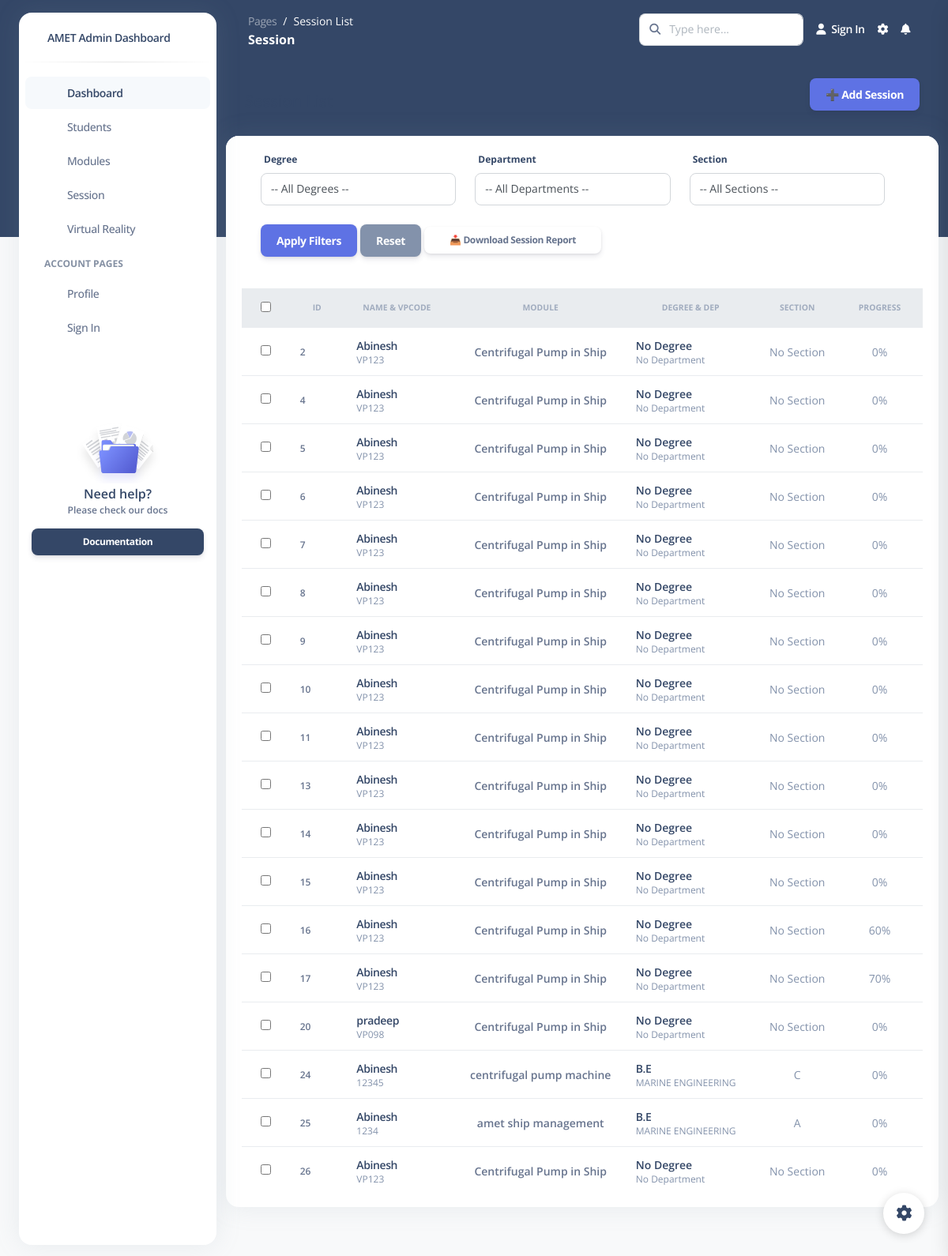
The page /sessions/ on the database as committed earlier.
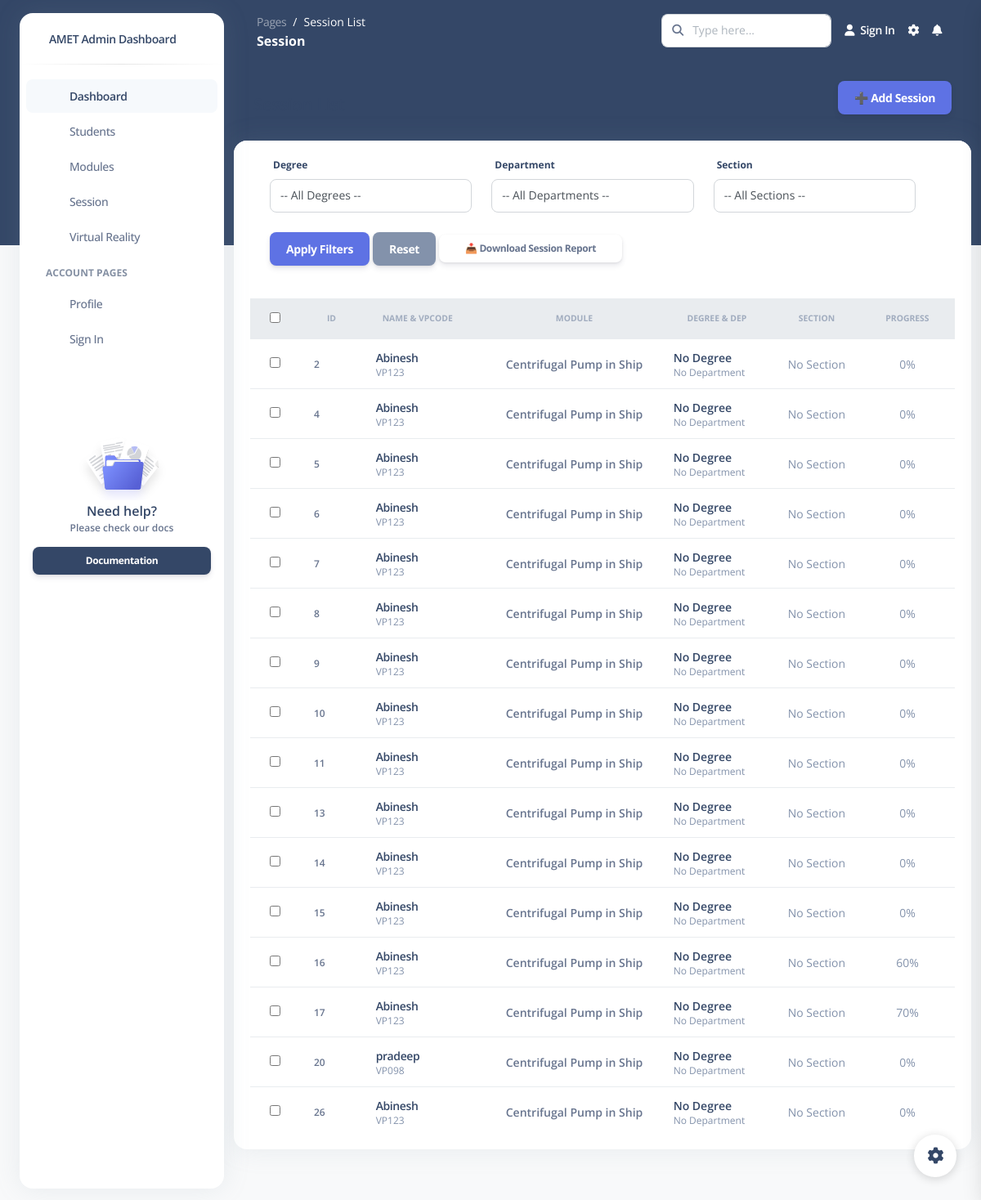
The same page on the database as committed later.
### students/models.py (models this page shows, shortened)
class Session(models.Model):
    student = models.ForeignKey(Student, on_delete=models.CASCADE)
    module = models.ForeignKey(Module, on_delete=models.CASCADE)
    check_in = models.DateTimeField(auto_now_add=True)
    check_out = models.DateTimeField(null=True, blank=True)
    progress = models.IntegerField(default=0)

class Student(models.Model):
    name = models.CharField(max_length=100)
    degree = models.ForeignKey(Degree, on_delete=models.SET_NULL, null=True, blank=True)
    department = models.ForeignKey(Department, on_delete=models.SET_NULL, null=True, blank=True,default=1)
    section = models.ForeignKey(Section, on_delete=models.SET_NULL, null=True, blank=True)
    email = models.EmailField(unique=True, null=True, blank=True)
    vp_code = models.CharField(max_length=20, unique=True)
    created_at = models.DateTimeField(default=timezone.now)

class Module(models.Model):
    name = models.CharField(max_length=100)
    description = models.TextField(null=True, blank=True)
    created_at = models.DateTimeField(default=timezone.now)

class Degree(models.Model):
    name = models.CharField(max_length=100)

class Department(models.Model):
    degree = models.ForeignKey(Degree, on_delete=models.CASCADE)
    name = models.CharField(max_length=100)

class Section(models.Model):
    department = models.ForeignKey(Department, on_delete=models.CASCADE)
    section = models.CharField(max_length=10)

### students/views.py (the view)
# urls.py: path('sessions/', sessions_list, name='sessions_list'),
def sessions_list(request):
    sessions = Session.objects.select_related(
    'student',
    'student__degree',
    'student__department',
    'student__section',
    'module'
).all()
    context = {
        'sessions': sessions,
    }
    return render(request, 'sessions_list.html', context)

### students/templates/sessions_list.html (shortened to what the changed rows need)
{% load static %}
<!DOCTYPE html>
<html lang="en">
<head>
  <link href="https://demos.creative-tim.com/argon-dashboard-pro/assets/css/nucleo-icons.css" rel="stylesheet" />
  <link href="https://demos.creative-tim.com/argon-dashboard-pro/assets/css/nucleo-svg.css" rel="stylesheet" />
  <link id="pagestyle" href="{% static 'css/argon-dashboard.css' %}" rel="stylesheet" />
</head>
<body class="g-sidenav-show   bg-gray-100">
  <main class="main-content position-relative border-radius-lg ">
   <div class="container-fluid py-4">
  <div class="row">
    <div class="col-12">
      <div class="card mb-4">
      <form method="get" class="row g-2 px-4 mb-3">
 <div class="table-responsive p-0">
  <table class="table align-items-center mb-0">
    <thead class="bg-light">
      <tr>
        <th class="ps-4"><input type="checkbox" id="select-all" /></th>
        <th class="text-uppercase text-secondary text-xxs font-weight-bolder opacity-7">ID</th>
        <th class="text-uppercase text-secondary text-xxs font-weight-bolder opacity-7">Name & VPCode</th>
        <th class="text-uppercase text-secondary text-xxs font-weight-bolder opacity-7 text-center">Module</th>
        <th class="text-uppercase text-secondary text-xxs font-weight-bolder opacity-7 text-center">Degree & Dep</th>
        <th class="text-uppercase text-secondary text-xxs font-weight-bolder opacity-7 text-center">Section</th>
        <th class="text-uppercase text-secondary text-xxs font-weight-bolder opacity-7 text-center">Progress</th>
      </tr>
    </thead>
    <tbody>
      {% for session in sessions %}
      <tr>
        <td class="ps-4">
          <input type="checkbox" name="selected_ids" value="{{ session.id }}">
        </td>
        <td><p class="text-xs font-weight-bold mb-0">{{ session.id }}</p></td>
        <td>
          <div class="d-flex px-2 py-1 align-items-center">
            <div class="d-flex flex-column justify-content-center">
              <h6 class="mb-0 text-sm">
                <a href="{% url 'edit_student' session.student.id %}">{{ session.student.name }}</a>
              </h6>
              <p class="text-xs text-secondary mb-0">{{ session.student.vp_code }}</p>
            </div>
          </div>
        </td>
        <td class="text-center"><p class="text-sm font-weight-bold mb-0">{{ session.module.name }}</p></td>
<td>
  <div class="d-flex px-2 py-1 align-items-center">
    <div class="d-flex flex-column justify-content-center">
      <h6 class="mb-0 text-sm">
        {% if session.student.degree %}
          <a href="">{{ session.student.degree.name }}</a>
        {% else %}
          No Degree
        {% endif %}
      </h6>
      <p class="text-xs text-secondary mb-0">
        {% if session.student.department %}
          {{ session.student.department.name }}
        {% else %}
          No Department
        {% endif %}
      </p>
    </div>
  </div>
</td>
<td class="text-center">
  <p class="text-sm text-secondary mb-0">
    {% if session.student.section %}
      {{ session.student.section.section }}
    {% else %}
      No Section
    {% endif %}
  </p>
</td>
        <td class="text-center">
          <p class="text-sm text-secondary mb-0">{{ session.progress }}%</p>
        </td>
      </tr>
      {% empty %}
      <tr>
        <td colspan="7" class="text-center py-4"><p class="text-muted mb-0">No sessions found.</p></td>
      </tr>
      {% endfor %}
    </tbody>
  </table>
</div>
</form>
      </div>
    </div>
  </div>
</div>
  </main>
</body>
</html>

Rows that differ between the two databases and show on the page:
removed Session: id "24", student.name "Abinesh", student.vp_code "12345", module.name "centrifugal pump machine", student.degree.name "B.E", student.department.name "MARINE ENGINEERING", student.section.section "C", progress "0"
removed Session: id "25", student.name "Abinesh", student.vp_code "1234", module.name "amet ship management", student.degree.name "B.E", student.department.name "MARINE ENGINEERING", student.section.section "A", progress "0"
